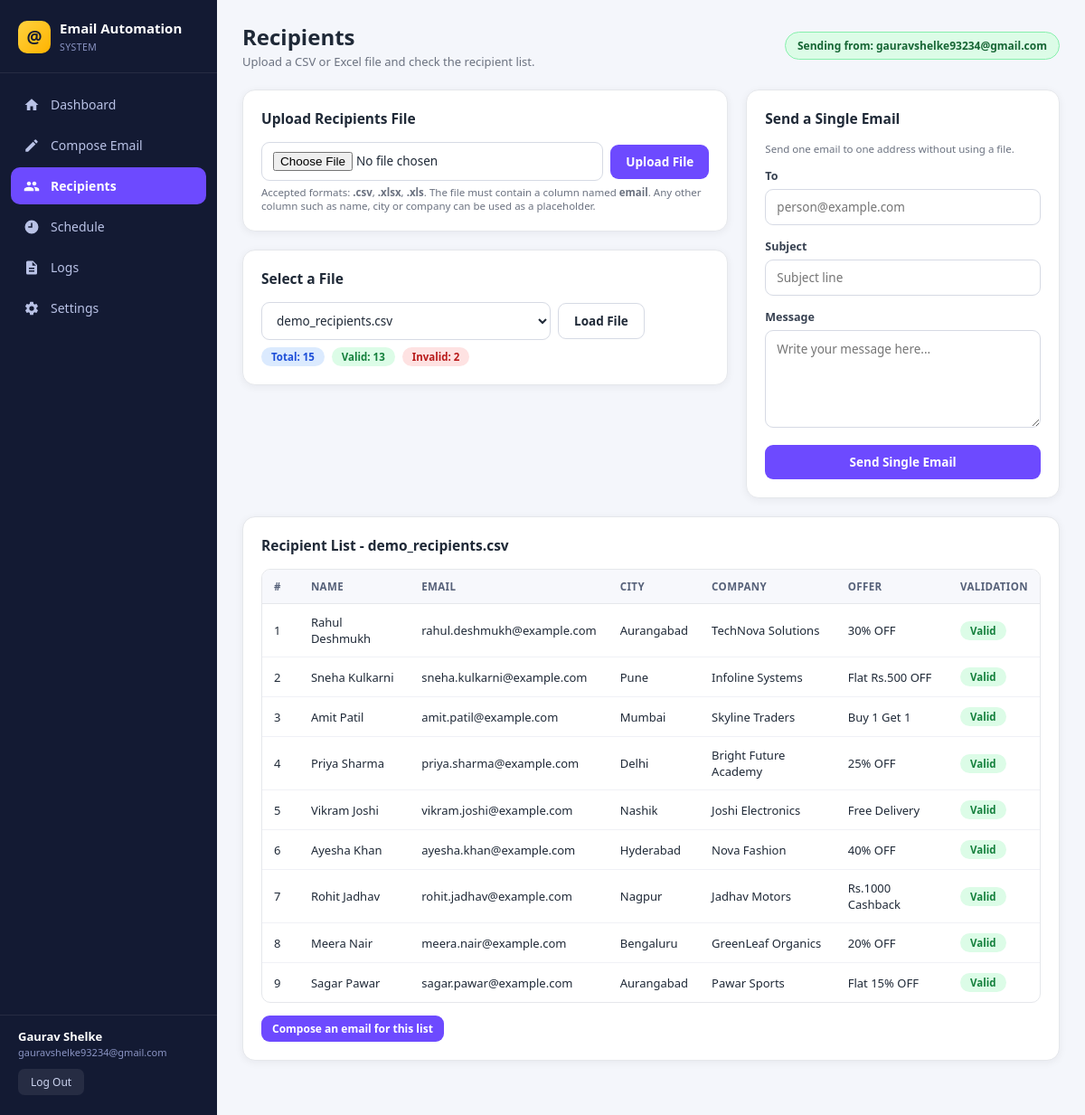
/recipients (signed in), run on the app's committed database.
### tables this page shows
CREATE TABLE users (
            id              INTEGER PRIMARY KEY AUTOINCREMENT,
            name            TEXT NOT NULL,
            email           TEXT NOT NULL UNIQUE,
            password_hash   TEXT NOT NULL,
            sender_email    TEXT DEFAULT '',
            sender_password TEXT DEFAULT '',
            sender_name     TEXT DEFAULT '',
            smtp_server     TEXT DEFAULT 'smtp.gmail.com',
            smtp_port       INTEGER DEFAULT 587,
            created_at      TEXT NOT NULL
        );

### app.py (the view)
@app.route("/recipients")
@login_required
def recipients_page():
    files = list_files()
    selected = request.args.get("file") or (files[0] if files else "")
    rows, error = load_recipients(selected) if selected else ([], None)
    summary = get_summary(selected) if selected else None
    return render_template("recipients.html", files=files, selected=selected,
                           rows=rows, error=error, summary=summary,
                           active="recipients")

### app.py (called while the page is built)
def login_required(view):
    @wraps(view)
    def wrapper(*args, **kwargs):
        if not g.user:
            flash("Please log in to continue.", "error")
            return redirect(url_for("login"))
        return view(*args, **kwargs)
    return wrapper

@app.before_request
def load_logged_in_user():
    user_id = session.get("user_id")
    g.user = database.get_user(user_id) if user_id else None

@app.context_processor
def inject_globals():
    return {"user": g.get("user"), "year": datetime.now().year}

### core/database.py (called while the page is built)
def get_connection():
    conn = sqlite3.connect(DATABASE, check_same_thread=False)
    conn.row_factory = sqlite3.Row
    return conn

def get_user(user_id):
    conn = get_connection()
    row = conn.execute("SELECT * FROM users WHERE id = ?", (user_id,)).fetchone()
    conn.close()
    return dict(row) if row else None

### core/reader.py (called while the page is built)
def is_valid_email(email):
    return bool(EMAIL_REGEX.match(str(email).strip()))

def find_file(filename):
    for folder in (UPLOAD_FOLDER, DATA_FOLDER):
        path = os.path.join(folder, filename)
        if os.path.exists(path):
            return path
    return None

def list_files():
    files = []
    for folder in (UPLOAD_FOLDER, DATA_FOLDER):
        if os.path.isdir(folder):
            files += [f for f in os.listdir(folder)
                      if f.lower().endswith((".csv", ".xlsx", ".xls"))]
    return sorted(set(files))

def get_summary(filename):
    records, error = load_recipients(filename)
    if error:
        return {"total": 0, "valid": 0, "invalid": 0, "columns": [], "error": error}
    valid = sum(1 for r in records if r["_valid"])
    columns = [c for c in records[0].keys() if not c.startswith("_")] if records else []
    return {"total": len(records), "valid": valid, "invalid": len(records) - valid,
            "columns": columns, "error": None}

### templates/recipients.html (shortened to what this page needs)
{% extends "base.html" %}
{% block heading %}Recipients{% endblock %}
{% block subheading %}Upload a CSV or Excel file and check the recipient list.{% endblock %}
{% block content %}
<div class="grid-2">
  <div>
    <div class="card">
      <h3>Upload Recipients File</h3>
      <form action="{{ url_for('upload_file') }}" method="post"
            enctype="multipart/form-data" class="inline-form">
        <input type="file" name="datafile" accept=".csv,.xlsx,.xls" required style="flex:1;min-width:230px">
        <button class="btn btn-primary" type="submit">Upload File</button>
      </form>
      <div class="hint">Accepted formats: <b>.csv</b>, <b>.xlsx</b>, <b>.xls</b>.
        The file must contain a column named <b>email</b>. Any other column such as
        name, city or company can be used as a placeholder.</div>
    </div>
    <div class="card">
      <h3>Select a File</h3>
      <form method="get" class="inline-form">
        <select name="file" style="max-width:320px">
          {% for f in files %}
            <option value="{{ f }}" {% if f == selected %}selected{% endif %}>{{ f }}</option>
          {% endfor %}
        </select>
        <button class="btn btn-light" type="submit">Load File</button>
        {% if summary and not summary.error %}
          <span class="pill completed">Total: {{ summary.total }}</span>
          <span class="pill valid">Valid: {{ summary.valid }}</span>
          <span class="pill invalid">Invalid: {{ summary.invalid }}</span>
        {% endif %}
      </form>
    </div>
  </div>
  <div class="card">
    <h3>Send a Single Email</h3>
    <p class="hint" style="margin-bottom:14px">
      Send one email to one address without using a file.</p>
    <form action="{{ url_for('send_single_email') }}" method="post">
      <div class="field">
        <label for="to_email">To</label>
        <input type="email" id="to_email" name="to_email"
               placeholder="person@example.com" required>
      </div>
      <div class="field">
        <label for="single_subject">Subject</label>
        <input type="text" id="single_subject" name="single_subject"
               placeholder="Subject line" required>
      </div>
      <div class="field">
        <label for="single_body">Message</label>
        <textarea id="single_body" name="single_body" rows="4"
                  placeholder="Write your message here..." required></textarea>
      </div>
      <button class="btn btn-primary btn-full" type="submit">Send Single Email</button>
    </form>
  </div>
</div>
<div class="card">
  <h3>Recipient List - {{ selected or 'no file selected' }}</h3>
  {% if error %}
    <div class="flash error">{{ error }}</div>
  {% elif rows %}
    <div class="table-wrap" style="max-height:480px;overflow-y:auto">
      <table>
        <thead>
          <tr>
            <th>#</th>
            {% for col in rows[0].keys() if not col.startswith('_') %}<th>{{ col }}</th>{% endfor %}
            <th>Validation</th>
          </tr>
        </thead>
        <tbody>
        {% for r in rows %}
          <tr>
            <td>{{ loop.index }}</td>
            {% for col in rows[0].keys() if not col.startswith('_') %}<td>{{ r[col] }}</td>{% endfor %}
            <td>
              {% if r._valid %}<span class="pill valid">Valid</span>
              {% else %}<span class="pill invalid">Invalid</span>{% endif %}
            </td>
          </tr>
        {% endfor %}
        </tbody>
      </table>
    </div>
    <p style="margin-top:14px">
      <a class="btn btn-primary btn-sm" href="{{ url_for('compose', csv_file=selected) }}">
        Compose an email for this list</a>
    </p>
  {% else %}
    <div class="empty">No recipients found. Upload a CSV or Excel file above.</div>
  {% endif %}
</div>
{% endblock %}

### templates/base.html (shortened to what this page needs)
<!DOCTYPE html>
<html lang="en">
<head>
<link rel="stylesheet" href="{{ url_for('static', filename='css/style.css') }}">
</head>
<body>
<div class="app">
  <aside class="sidebar">
    <div class="brand">
      <div class="logo">@</div>
      <div>
        <h1>Email Automation</h1>
        <span>SYSTEM</span>
      </div>
    </div>
    <nav class="nav">
      <a href="{{ url_for('dashboard') }}" class="{% if active=='dashboard' %}active{% endif %}">
        <svg viewBox="0 0 24 24" fill="currentColor"><path d="M10 20v-6h4v6h5v-8h3L12 3 2 12h3v8z"/></svg>
        <span>Dashboard</span></a>
      <a href="{{ url_for('compose') }}" class="{% if active=='compose' %}active{% endif %}">
        <svg viewBox="0 0 24 24" fill="currentColor"><path d="M3 17.25V21h3.75L17.81 9.94l-3.75-3.75zM20.71 7.04a1 1 0 000-1.41l-2.34-2.34a1 1 0 00-1.41 0l-1.83 1.83 3.75 3.75z"/></svg>
        <span>Compose Email</span></a>
      <a href="{{ url_for('recipients_page') }}" class="{% if active=='recipients' %}active{% endif %}">
        <span>Recipients</span></a>
      <a href="{{ url_for('schedule_page') }}" class="{% if active=='schedule' %}active{% endif %}">
        <svg viewBox="0 0 24 24" fill="currentColor"><path d="M12 2a10 10 0 100 20 10 10 0 000-20zm1 11H7v-2h4V6h2z"/></svg>
        <span>Schedule</span></a>
      <a href="{{ url_for('logs_page') }}" class="{% if active=='logs' %}active{% endif %}">
        <svg viewBox="0 0 24 24" fill="currentColor"><path d="M14 2H6a2 2 0 00-2 2v16a2 2 0 002 2h12a2 2 0 002-2V8zm2 16H8v-2h8zm0-4H8v-2h8zm-3-5V3.5L18.5 9z"/></svg>
        <span>Logs</span></a>
      <a href="{{ url_for('settings_page') }}" class="{% if active=='settings' %}active{% endif %}">
        <span>Settings</span></a>
    </nav>
    <div class="side-user">
      <b>{{ user.name }}</b>
      <span>{{ user.email }}</span>
      <a href="{{ url_for('logout') }}">Log Out</a>
    </div>
  </aside>
  <main class="main">
    <div class="topbar">
      <div>
        <h2>{% block heading %}Dashboard{% endblock %}</h2>
        <p>{% block subheading %}{% endblock %}</p>
      </div>
      {% if user.sender_email %}
        <span class="badge live">Sending from: {{ user.sender_email }}</span>
      {% else %}
        <span class="badge warn">No sender email yet - open Settings</span>
      {% endif %}
    </div>
    {% block content %}{% endblock %}
  </main>
</div>
</body>
</html>

### data on the page
users: name "Gaurav Shelke", email "gauravshelke93234@gmail.com", sender_email "gauravshelke93234@gmail.com"

### other printed values
{{ summary.total }} "15"
{{ summary.valid }} "13"
{{ summary.invalid }} "2"
{{ selected or 'no file selected' }} "demo_recipients.csv"
{{ col }} "NAME" "EMAIL" "CITY" "COMPANY" "OFFER"
{{ r[col] }} "Rahul Deshmukh" "rahul.deshmukh@example.com" "Aurangabad" "TechNova Solutions" "30% OFF" "Sneha Kulkarni" "sneha.kulkarni@example.com" "Pune" "Infoline Systems" "Flat Rs.500 OFF" "Amit Patil" "amit.patil@example.com" "Mumbai" "Skyline Traders" "Buy 1 Get 1" "Priya Sharma" "priya.sharma@example.com" "Delhi" "Bright Future Academy" "25% OFF" "Vikram Joshi" "vikram.joshi@example.com" "Nashik" "Joshi Electronics" "Free Delivery" "Ayesha Khan" "ayesha.khan@example.com" "Hyderabad" "Nova Fashion" "40% OFF" "Rohit Jadhav" "rohit.jadhav@example.com" "Nagpur" "Jadhav Motors" "Rs.1000 Cashback" "Meera Nair" "meera.nair@example.com" "Bengaluru" "GreenLeaf Organics" "20% OFF" "Sagar Pawar" "sagar.pawar@example.com" "Aurangabad" "Pawar Sports" "Flat 15% OFF"
form field file "demo_recipients.csv"
